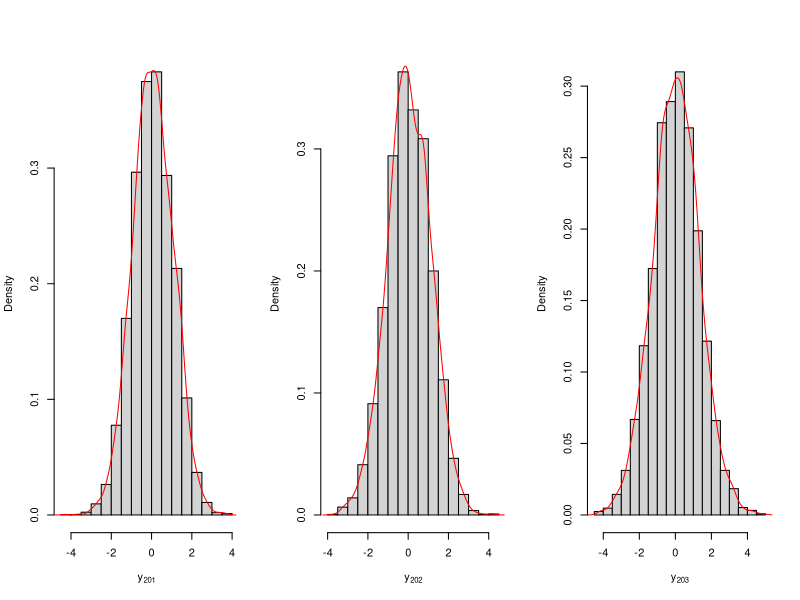

Here is the R script that generated this plot:
library(mvtnorm)


## simulate data


phi1=0.5
phi2=0.4
v=1


set.seed(1)
y.sample=arima.sim(n=200,model=list(order=c(2,0,0),ar=c(phi1,phi2),sd=sqrt(v)))


## set up
N=100
p=2 ## order of AR process
n.all=length(y.sample) ## T, total number of data


Y=matrix(y.sample[3:n.all],ncol=1)
Fmtx=matrix(c(y.sample[2:(n.all-1)],y.sample[1:(n.all-2)]),nrow=p,byrow=TRUE)
n=length(Y)


## posterior inference


## set the prior
m0=matrix(rep(0,p),ncol=1)
C0=diag(p)
n0=2
d0=2


## calculate parameters that will be reused in the loop
e=Y-t(Fmtx)%*%m0
Q=t(Fmtx)%*%C0%*%Fmtx+diag(n)
Q.inv=chol2inv(chol(Q))
A=C0%*%Fmtx%*%Q.inv
m=m0+A%*%e
C=C0-A%*%Q%*%t(A)
n.star=n+n0
d.star=t(Y-t(Fmtx)%*%m0)%*%Q.inv%*%(Y-t(Fmtx)%*%m0)+d0




n.sample=5000


## store posterior samples
nu.sample=rep(0,n.sample)
phi.sample=matrix(0,nrow=n.sample,ncol=p)




for (i in 1:n.sample) {
  set.seed(i)
  nu.new=1/rgamma(1,shape=n.star/2,rate=d.star/2)
  nu.sample[i]=nu.new
  phi.new=rmvnorm(1,mean=m,sigma=nu.new*C)
  phi.sample[i,]=phi.new
}

## the prediction function


y_pred_h_step=function(h.step,s){
  phi.cur=matrix(phi.sample[s,],ncol=1)
  nu.cur=nu.sample[s]
  y.cur=c(y.sample[200],y.sample[199])
  y.pred=rep(0,h.step)
  for (i in 1:h.step) {
    mu.y=sum(y.cur*phi.cur)
    y.new=rnorm(1,mu.y,sqrt(nu.cur))
    y.pred[i]=y.new
    y.cur=c(y.new,y.cur)
    y.cur=y.cur[-length(y.cur)]
  }
  return(y.pred)
}

set.seed(1)
y.post.pred.ahead=sapply(1:5000, function(s){y_pred_h_step(h.step=3,s=s)})


par(mfrow=c(1,3))
hist(y.post.pred.ahead[1,],freq=FALSE,xlab=expression(y[201]),main="")
lines(density(y.post.pred.ahead[1,]),type='l',col='red')
hist(y.post.pred.ahead[2,],freq=FALSE,xlab=expression(y[202]),main="")
lines(density(y.post.pred.ahead[2,]),type='l',col='red')
hist(y.post.pred.ahead[3,],freq=FALSE,xlab=expression(y[203]),main="")
lines(density(y.post.pred.ahead[3,]),type='l',col='red')

summary.vec95=function(vec){
  c(unname(quantile(vec,0.025)),mean(vec),unname(quantile(vec,0.975)))
}


apply(y.post.pred.ahead,MARGIN=1,summary.vec95)